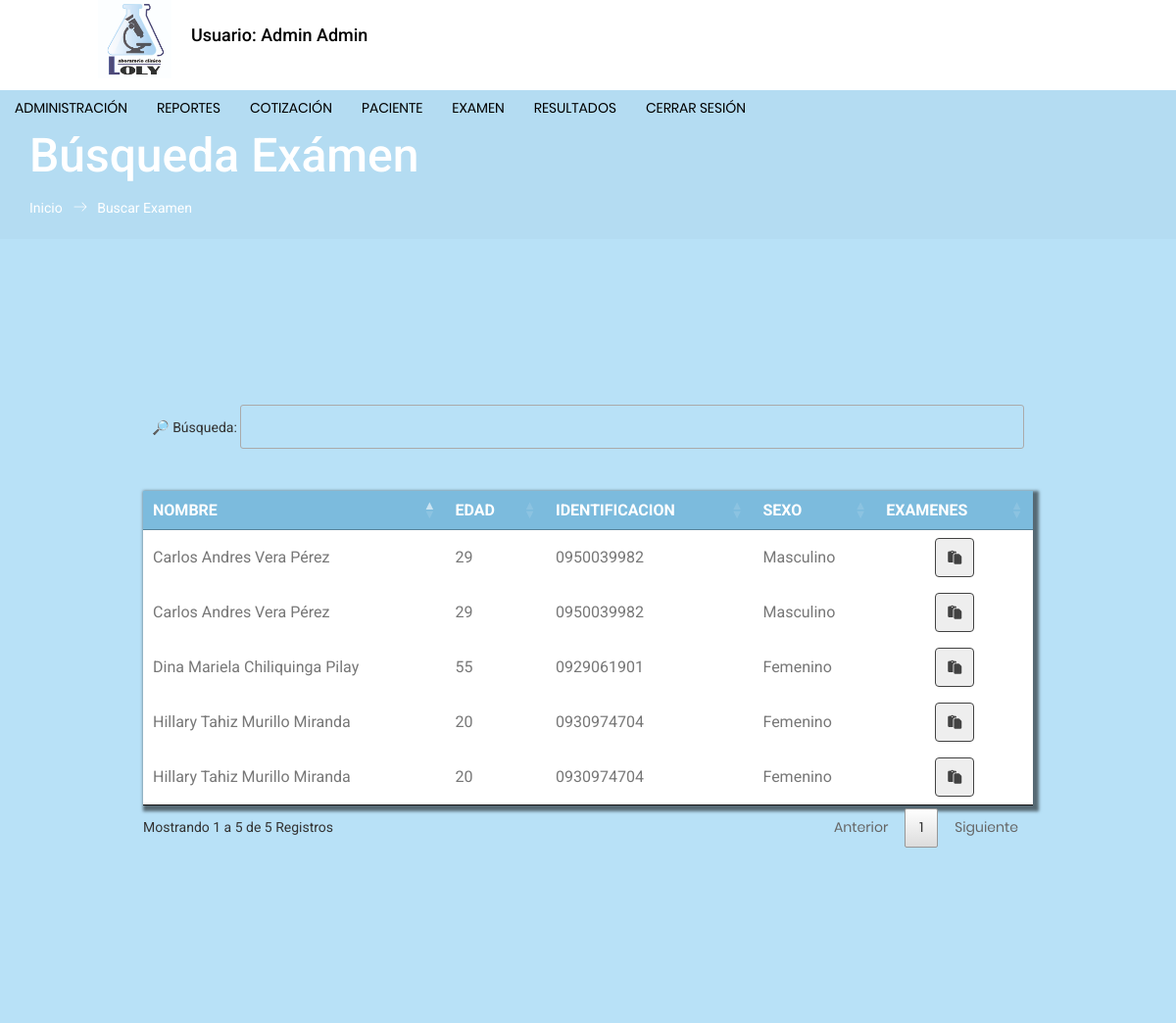
The page /forms/buscar_examen.php (signed in) on the database its author committed.
### tables this page shows
CREATE TABLE `paciente` (
  `id_paciente` int(11) NOT NULL,
  `fecha_ingreso` date NOT NULL,
  `fecha_modificacion` date NOT NULL,
  `nombres` varchar(250) NOT NULL,
  `apellidos` varchar(250) NOT NULL,
  `tipo_identificacion` int(11) NOT NULL,
  `identificacion` varchar(30) NOT NULL,
  `fecha_nacimiento` date NOT NULL,
  `edad` int(11) NOT NULL,
  `telefono` varchar(20) NOT NULL,
  `celular` varchar(20) NOT NULL,
  `correo` varchar(200) NOT NULL,
  `direccion` varchar(300) NOT NULL,
  `observacion` text NOT NULL,
  `paciente_usuario` varchar(250) NOT NULL,
  `paciente_clave` varchar(50) NOT NULL,
  `sexo` int(11) NOT NULL,
  `tipo_paciente` int(11) NOT NULL,
  `estado` int(11) NOT NULL
);

CREATE TABLE `sexo` (
  `id_sexo` int(11) NOT NULL,
  `abreviatura` varchar(20) NOT NULL,
  `sexo` varchar(30) NOT NULL
);

### forms/buscar_examen.php (the view, shortened to what this page needs)
<?php include("cabecera.php"); ?>
<?php include("menu2.php"); ?>
<?php  if ($perfil >= 1){ ?>
<section class="banner_area">
  <div class="banner_inner d-flex align-items-center">
    <div class="container" >
      <div class="banner_content text-left">
        <h2>Búsqueda Exámen</h2>
        <div class="page_link">
          <a href="inicio.php">Inicio</a>
          <a href="buscar_examen.php">Buscar Examen</a>
        </div>
      </div>
    </div>
  </div>
</section>
<div class="container-login100" style="background: #B8E1F7;">
    <div class="table-responsive">
            <div class="cont_tabla">
              <table class="tabla" >
                  <thead>
                    <tr>
                      <th>NOMBRE</th>
                      <th>EDAD</th>
                      <th>IDENTIFICACION</th>
                      <th>SEXO</th>
                      <th>EXAMENES</th>
                    </tr>
                  </thead>
                  <tr>
                  <?php
                    $consulta3=mysqli_query($con,"SELECT * from paciente P inner join estado E on P.estado=E.id_estado inner join sexo S on P.sexo=S.id_sexo inner join cabecera_examen CE on P.id_paciente=CE.id_paciente WHERE estado='1'");
                    while($row3=mysqli_fetch_array($consulta3)){
                  ?>
                    <td><?php echo $row3['nombres']." ".$row3['apellidos']; ?> </td>
                    <td><?php echo $row3['edad']; ?> </td>
                    <td><?php echo $row3['identificacion']; ?> </td>
                    <td><?php echo $row3['sexo']; ?> </td>
                    <td>
                        <div class="cont_tbn_tb">
                          <a href="listar_examenes.php?id=<?php echo $row3['id_paciente']; ?>">
                            <button type="button" title="Listado de Examenes" class="modificar" name="button"><i class="fas fa-paste" aria-hidden="true"></i></button>
                          </a>
                        </div>
                    </td>
                  </tr>
                  <?php } ?>
              </table>
            </div>
        </div>
  </div>
</body>
</html>
<?php  } else {
  header("Location:inicio.php");
} ?>

### forms/css/main.css (style rules this page uses)
* { margin: 0px; padding: 0px; box-sizing: border-box; }
body, html { height: 100%; font-family: Poppins-Regular, sans-serif; }
a { font-family: Poppins-Regular; font-size: 14px; line-height: 1.7; color: #666666; margin: 0px; transition: all 0.4s; -webkit-transition: all 0.4s; -o-transition: all 0.4s; -moz-transition: all 0.4s; }
h1,h2,h3,h4,h5,h6 { margin: 0px; }
button { outline: none !important; border: none; background: transparent; }
.container-login100 { width: 100%; min-height: 100vh; display: -webkit-box; display: -webkit-flex; display: -moz-box; display: -ms-flexbox; display: flex; flex-wrap: wrap; justify-content: center; align-items: center; padding: 15px; background-repeat: no-repeat; background-position: center; background-size: cover; }

### css/responsive-tables.css (style rules this page uses)
table th { font-weight: bold; }
table td, table th { padding: 9px 10px; text-align: left; }

### rows shown on the page
paciente: nombres "Hillary Tahiz", apellidos "Murillo Miranda", edad "20", identificacion "0930974704", sexo.sexo "Femenino"
paciente: nombres "Carlos Andres", apellidos "Vera Pérez", edad "29", identificacion "0950039982", sexo.sexo "Masculino"
paciente: nombres "Dina Mariela", apellidos "Chiliquinga Pilay", edad "55", identificacion "0929061901", sexo.sexo "Femenino"

### other values the page prints
$nombre "Admin Admin"
